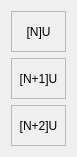
    <widget class="QWidget" name="layoutWidget">
     <property name="geometry">
      <rect>
       <x>104</x>
       <y>429</y>
       <width>61</width>
       <height>137</height>
      </rect>
     </property>
     <layout class="QGridLayout" name="gridLayout_3">
      <item row="0" column="0">
       <widget class="PyDMLabel" name="PyDMLabel_31">
        <property name="minimumSize">
         <size>
          <width>55</width>
          <height>41</height>
         </size>
        </property>
        <property name="maximumSize">
         <size>
          <width>55</width>
          <height>41</height>
         </size>
        </property>
        <property name="toolTip">
         <string/>
        </property>
        <property name="frameShape">
         <enum>QFrame::StyledPanel</enum>
        </property>
        <property name="frameShadow">
         <enum>QFrame::Plain</enum>
        </property>
        <property name="lineWidth">
         <number>5</number>
        </property>
        <property name="text">
         <string>[N]U</string>
        </property>
        <property name="alignment">
         <set>Qt::AlignCenter</set>
        </property>
       </widget>
      </item>
      <item row="1" column="0">
       <widget class="PyDMLabel" name="PyDMLabel_33">
        <property name="minimumSize">
         <size>
          <width>55</width>
          <height>41</height>
         </size>
        </property>
        <property name="maximumSize">
         <size>
          <width>55</width>
          <height>41</height>
         </size>
        </property>
        <property name="toolTip">
         <string/>
        </property>
        <property name="frameShape">
         <enum>QFrame::StyledPanel</enum>
        </property>
        <property name="frameShadow">
         <enum>QFrame::Plain</enum>
        </property>
        <property name="lineWidth">
         <number>5</number>
        </property>
        <property name="text">
         <string>[N+1]U</string>
        </property>
        <property name="alignment">
         <set>Qt::AlignCenter</set>
        </property>
       </widget>
      </item>
      <item row="2" column="0">
       <widget class="PyDMLabel" name="PyDMLabel_32">
        <property name="minimumSize">
         <size>
          <width>55</width>
          <height>41</height>
         </size>
        </property>
        <property name="maximumSize">
         <size>
          <width>55</width>
          <height>41</height>
         </size>
        </property>
        <property name="toolTip">
         <string/>
        </property>
        <property name="frameShape">
         <enum>QFrame::StyledPanel</enum>
        </property>
        <property name="frameShadow">
         <enum>QFrame::Plain</enum>
        </property>
        <property name="lineWidth">
         <number>5</number>
        </property>
        <property name="text">
         <string>[N+2]U</string>
        </property>
        <property name="alignment">
         <set>Qt::AlignCenter</set>
        </property>
       </widget>
      </item>
     </layout>
    </widget>
